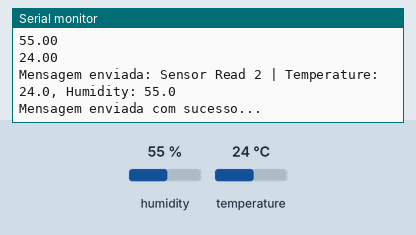
Bench run of a sketch on a simulated ESP32. On the bench: the last lines printed to the serial monitor. The inputs (shaded band) are chosen by the test bench; at power-on: humidity 55 %, temperature 24 °C. WiFi joins after 1.5 s; servers stay silent unless stated; no MQTT or app messages arrive unless stated.

Above: at 2.7 s.
2.8 s: humidity set to 22 %
At 5.1 s:
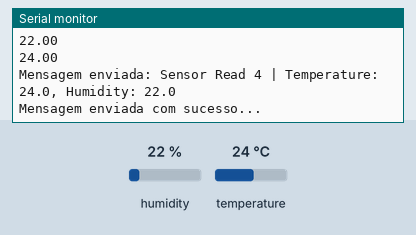
5.5 s: temperature set to 12 °C
At 6.5 s:
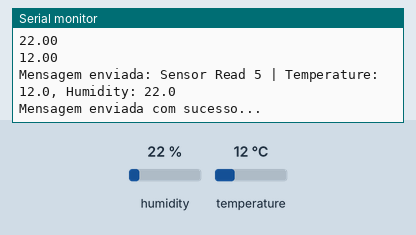
8.2 s: humidity set to 40 %
At 9.3 s:
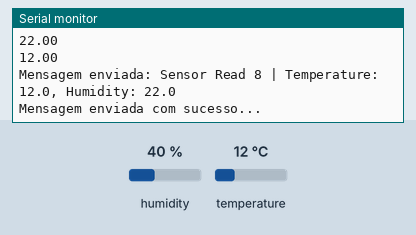
Timing chart, 0 to 11.2 s (numbered marks = the images above; inputs shaded):
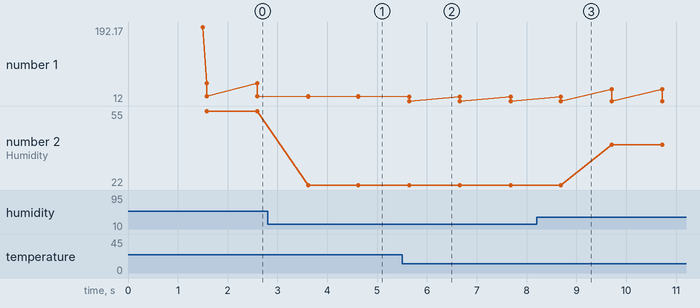

The sketch:

mqtt_publisher_to_subscriber.ino
```cpp
#include <WiFi.h>
#include <WiFiUdp.h>
#include <PubSubClient.h>
#include <ArduinoOTA.h>
#include <DHT.h>
#include <Adafruit_Sensor.h>

#define DHTTYPE DHT11
#define DHTPIN 27
#define TIME_TO_SEND 1000
#define TIME_OUT 2000

/* Name       Broker Address      TCP    TLS Port    WebSocket   Message    Persistent  Sign Up    Link
 *                                Port   Port        Port        Retention  Session     Required
 * Eclipse    mqtt.eclipse.org    1883   N/A         80, 443     YES        YES         NO  Link   https://iot.eclipse.org/sandbox.html
 * Mosquitto  test.mosquitto.org  1883   8883, 8884  80          YES        YES         NO  Link   https://test.mosquitto.org
 * HiveMQ     broker.hivemq.com   1883   N/A         8000        YES        YES         NO  Link   https://www.hivemq.com/downloads/
 * Flespi     mqtt.flespi.io      1883   8883        80, 443     YES        YES         YES Link   https://flespi.com/mqtt-broker
 * Dioty      mqtt.dioty.co       1883   8883        8080, 8880  YES        YES         YES Link   http://www.dioty.co
 * Fluux      mqtt.fluux.io       1883   8883        N/A         N/A        N/A         NO  Link   https://fluux.io
 * EMQX       broker.emqx.io      1883   8883        8083        YES        YES         NO  Link   https://www.emqx.io
 */

/*
 * ssid = Coloque o nome da sua rede WiFi
 * password = Coloque a senha da sua rede WiFi
 * mqttServer = Server dos listados acima
 * mqttPort = 1883 Sem criptografia | 8883 com Criptografia (Requer configuracao adicional no Broker)
 * mqttUser = nome do usuário que você definir para envio de dados ao Broker
 * mqttPassword = senha do usuário que você definir para envio de dados ao Broker
 */

const char* ssid = "PUT_YOUR_SSID_HERE";
const char* password =  "PUT_YOUR_SSID_PASSWORD_HERE";

const char* mqttServer = "broker.emqx.io";
const int mqttPort = 1883;
const char* mqttTopic = "info";
const char* mqttUser = "user";
const char* mqttPassword = "123456789";

WiFiClient espClient;
PubSubClient client(espClient);
DHT dht(DHTPIN, DHTTYPE);

int counter = 1;
char message[100];
float temperature;
float humidity;

void setup() {
  Serial.begin(115200);
  dht.begin();
  WiFi.begin(ssid, password);

  while (WiFi.status() != WL_CONNECTED) {
    delay(500);
    Serial.println("Iniciando conexao com a rede WiFi..");
  }

  Serial.println("WiFi conectada.");
  Serial.println("Endereço de IP: ");
  Serial.println(WiFi.localIP()); // PRINT DO IP NO MONITOR SERIAL

  initOTA();
}

void loop() {
  ArduinoOTA.handle();
  // Faz a conexao com o broker MQTT
  reconnectToBroker();
  updateSensorValues();

  sprintf(message, "Sensor Read %d | Temperature: %.1f, Humidity: %.1f", counter, temperature, humidity);
  Serial.print("Mensagem enviada: ");
  Serial.println(message);

  // Envia a mensagem ao broker
  client.publish(mqttTopic, message);
  Serial.println("Mensagem enviada com sucesso...");

  //Incrementa o contador
  counter ++;

  //Aguarda 1 segundo para enviar uma nova mensagem
  delay(TIME_TO_SEND);
}

void getHumidityValue() {
  humidity = dht.readHumidity();
  if (isnan(humidity)) {
    Serial.println("Falha ao ler o sensor DHT!");
  }
  else {
    Serial.println(humidity);
  }
}

void getTemperatureValue() {
  temperature = dht.readTemperature();
  if (isnan(temperature)) {
    Serial.println("Falha ao ler o sensor DHT!");
  }
  else {
    Serial.println(temperature);
  }
}

void updateSensorValues() {
  getHumidityValue();
  getTemperatureValue();
}

void reconnectToBroker() {
  // Conexao ao broker MQTT
  client.setServer(mqttServer, mqttPort);
  while (!client.connected()) {
    Serial.println("Conectando ao broker MQTT...");
    if (client.connect("ESP32Client", mqttUser, mqttPassword )) {
      Serial.println("Conectado ao broker!");
    }
    else {
      Serial.print("Falha na conexao ao broker - Estado: ");
      Serial.print(client.state());
      delay(TIME_OUT);
    }
  }
}

void initOTA() {
  // MÉTODO PARA RECEBER A ATUALIZAÇÃO VIA OTA (SEM FIO)
  ArduinoOTA.onStart([]() {
    String type;
    if (ArduinoOTA.getCommand() == U_FLASH) {
      type = "sketch";
    } else { // U_FS
      type = "filesystem";
    }

    // NOTE: if updating FS this would be the place to unmount FS using FS.end()
    Serial.println("Start updating " + type);
  });
  ArduinoOTA.onEnd([]() {
    Serial.println("\nEnd");
  });
  ArduinoOTA.onProgress([](unsigned int progress, unsigned int total) {
    Serial.printf("Progress: %u%%\r", (progress / (total / 100)));
  });
  ArduinoOTA.onError([](ota_error_t error) {
    Serial.printf("Error[%u]: ", error);
    if (error == OTA_AUTH_ERROR) {
      Serial.println("Auth Failed");
    } else if (error == OTA_BEGIN_ERROR) {
      Serial.println("Begin Failed");
    } else if (error == OTA_CONNECT_ERROR) {
      Serial.println("Connect Failed");
    } else if (error == OTA_RECEIVE_ERROR) {
      Serial.println("Receive Failed");
    } else if (error == OTA_END_ERROR) {
      Serial.println("End Failed");
    }
  });

  // INICIALIZA A TRANSMISSÃO OTA
  ArduinoOTA.begin();
  Serial.println("Dispositivo Pronto!");
  Serial.print("Endereço IP: ");
  Serial.println(WiFi.localIP());
}
```

Measured:
- after the input at 2.8 s, the serial monitor: prints a new line after 0.82 s (image 1)
- after the input at 5.5 s, the serial monitor: prints a new line after 0.15 s (image 2)
- plotted number 1: 24 → 12 after the input at 5.5 s
- plotted number 2: 55 → 22 after the input at 2.8 s, 22 → 40 after the input at 8.2 s
